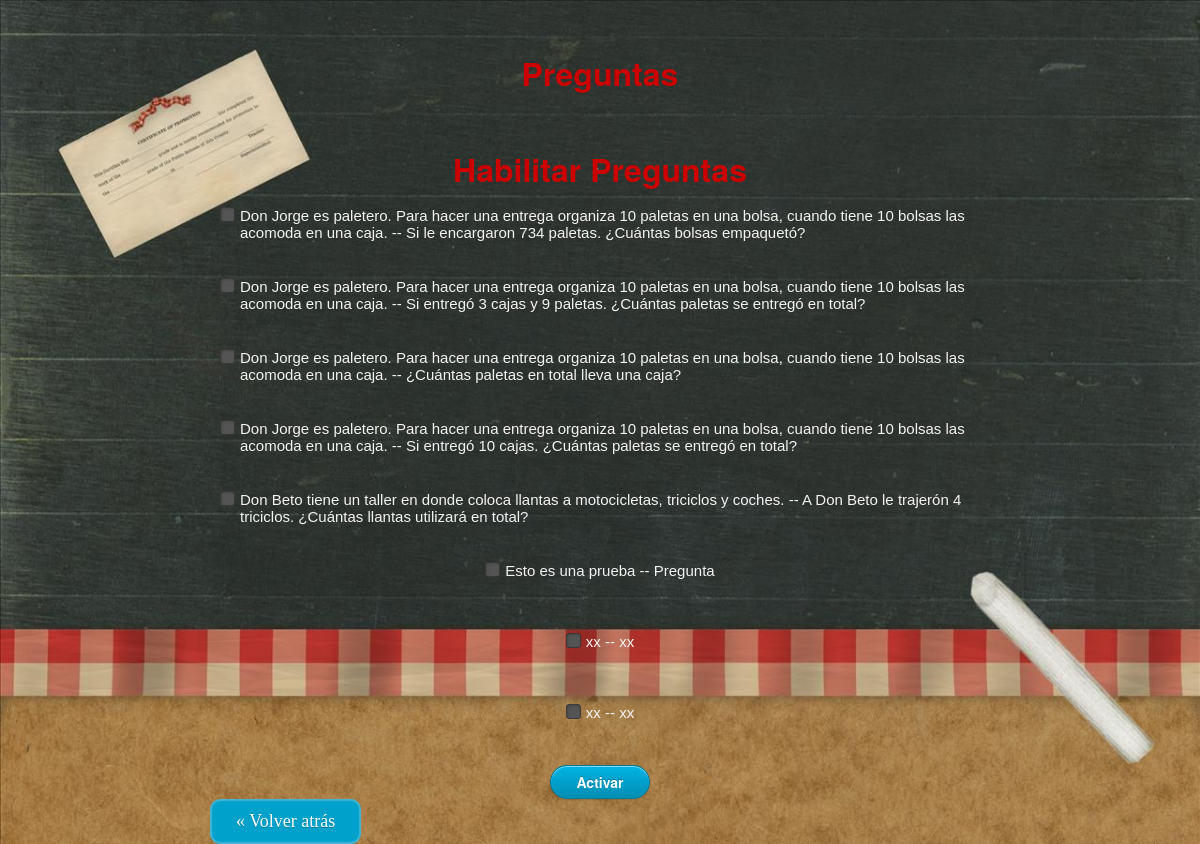
Page /listarPreguntas.php on the committed database.
### tables this page shows
CREATE TABLE IF NOT EXISTS `preguntas` (
  `id` int(11) NOT NULL AUTO_INCREMENT,
  `materia` varchar(100) NOT NULL,
  `unidad` varchar(50) NOT NULL,
  `descripcion` text NOT NULL,
  `estado` varchar(15) NOT NULL,
  `pregunta` varchar(100) NOT NULL,
  `imagen` longblob NOT NULL,
  PRIMARY KEY (`id`)
);

### sw/DB/PreguntasDAO.php (called while the page is built, shortened)
<?php
include_once 'ConexionGeneral.php';
class PreguntasDAO extends ConexionGeneral {
    function obtenerPreguntas() {
        $conexion = $this->abrirConexion();
        $sql = "SELECT * FROM preguntas";
        $resultado_peticion = $this->ejecutarConsulta($sql, $conexion);
        $indice = 0;
        $lista = array();
        while ($fila = mysql_fetch_array($resultado_peticion)) {
            $lista[$indice] = $fila;
            $indice++;
        }
        return $lista;
    }
    function eliminarRespuestas() {
        $conexion = $this->abrirConexion();
        $sql = "DELETE FROM resultadosalumno";
        $resultado = $this->ejecutarConsulta($sql, $conexion);
    }
}
?>

### sw/DB/ConexionGeneral.php (called while the page is built, shortened)
<?php
class ConexionGeneral{
    public function ejecutarConsulta($query,$conexion){
        return mysql_query($query,$conexion);
    }
    public function cerrarConexion($conexion){
        return @mysql_close($conexion);
    }
}
?>

### ControladorPreguntas.php (called while the page is built, shortened)
<?php
include_once 'sw/ServicioPreguntas.php';
class ControladorPreguntas {
    public function listarPreguntas() {
        $servicioPreguntas = new ServicioPreguntas();
        $resultado = $servicioPreguntas->listarPreguntas();
        return $resultado;
    }
}
?>

### sw/ServicioPreguntas.php (the view, shortened to what this page needs)
<?php
include_once 'DB/PreguntasDAO.php';
class ServicioPreguntas {
    public function listarPreguntas() {
        $preguntasDAO = new PreguntasDAO();
        $resultado = $preguntasDAO->obtenerPreguntas();
        $resultadoHTML = "";
        for ($i = 0; $i < count($resultado); $i++) {
            $resultadoHTML.="<div class='pregunta'><input id='check" . $resultado[$i]['id'] . "' class='css-checkbox' type='checkbox' name='idPreguntas[]' value=" . $resultado[$i]['id'] . "/>";
            $resultadoHTML.="<label for='check" . $resultado[$i]['id'] . "' name='demo_lbl_1' class='css-label' >" . $resultado[$i]['descripcion'] . " -- ";
            $resultadoHTML.=$resultado[$i]['pregunta'];
            $resultadoHTML.="</label></div>";
        }
        if (count($resultado) == 0) {
            $resultadoHTML.="<div class='preguntas'>No hay resultados</div>";
        } else {
            $resultadoHTML.="<input type='submit'class='button button-pill button-primary' name='activar' value='Activar'>";
        }
        return $resultadoHTML;
    }
}
?>

### listarPreguntas.php (shortened to what this page needs)
<?php
include_once 'ControladorPreguntas.php';
include_once 'GestorPlantilla.php';
$gestorPlantilla = new GestorPlantilla();
$gestorPlantilla->regresarPagina();
$listarPreguntas = new ControladorPreguntas();
?>
<!DOCTYPE html>
<html>
    <head>
           <link rel="stylesheet" href="css/font-awesome.min.css">
           <link rel="stylesheet" href="css/buttons.css">
           <link rel="stylesheet" href="css/Estilos.css">
           <link rel="stylesheet" href="css/style.css">
        <?php echo $gestorPlantilla->estilos() ?>
    </head>
    <body id="profesores">
        <div class="contenido" >
            <h1>Preguntas</h1>
            <div class="marco" >
                <h1>Habilitar Preguntas</h1>
                <div>
                    <div class="preguntas">
                        <form method="post" action="<?php echo $_SERVER["PHP_SELF"]; ?>" >
                            <?php
                            echo $listarPreguntas->listarPreguntas();
                            ?>
                        </form>
                    </div>
        </div>
                                   <div>
                        <?php
                        echo $gestorPlantilla->regresarPagina();
                        ?>
                    </div>
    </body>
</html>

### GestorPlantilla.php (shortened to what this page needs)
<?php
class GestorPlantilla {
    public function regresarPagina(){
        $formRegresar = '<a class="button3" name="btn_regresar"  href="javascript:window.history.back();">&laquo; Volver atr&aacutes</a>';
        return $formRegresar;
    }
    public function estilos(){
        $estilos = '<link href="css/Estilos.css" rel="stylesheet" type="text/css" />';
        return $estilos;
    }
}
?>

### css/buttons.css (style rules this page uses)
.button { -webkit-box-shadow: inset 0px 1px 0px rgba(255, 255, 255, 0.5), 0px 1px 2px rgba(0, 0, 0, 0.15); -moz-box-shadow: inset 0px 1px 0px rgba(255, 255, 255, 0.5), 0px 1px 2px rgba(0, 0, 0, 0.15); box-shadow: inset 0px 1px 0px rgba(255, 255, 255, 0.5), 0px 1px 2px rgba(0, 0, 0, 0.15); background-color: #eeeeee; background: -webkit-gradient(linear, 50% 0%, 50% 100%, color-stop(0%, #fbfbfb), color-stop(100%, #e1e1e1)); background: -webkit-linear-gradient(top, #fbfbfb, #e1e1e1); background: -moz-linear-gradient(top, #fbfbfb, #e1e1e1); background: -o-linear-gradient(top, #fbfbfb, #e1e1e1); background: linear-gradient(top, #fbfbfb, #e1e1e1); display: -moz-inline-stack; display: inline-block; vertical-align: middle; *vertical-align: auto; zoom: 1; *display: inline; border: 1px solid #d4d4d4; height: 32px; line-height: 32px; padding: 0px 25.6px; font-weight: bold; font-size: 14px; font-family: "HelveticaNeue-Light", "Helvetica Neue Light", "Helvetica Neue", Helvetica, Arial, "Lucida Grande", sans-serif; color: #666666; text-shadow: 0 1px 1px white; margin: 0; text-decoration: none; text-align: center; }
input.button, button.button { height: 34px; cursor: pointer; }
.button-pill { -webkit-border-radius: 50px; -moz-border-radius: 50px; -ms-border-radius: 50px; -o-border-radius: 50px; border-radius: 50px; }
.button-primary { background: -webkit-gradient(linear, 50% 0%, 50% 100%, color-stop(0%, #00b5e5), color-stop(100%, #008db2)); background: -webkit-linear-gradient(top, #00b5e5, #008db2); background: -moz-linear-gradient(top, #00b5e5, #008db2); background: -o-linear-gradient(top, #00b5e5, #008db2); background: linear-gradient(top, #00b5e5, #008db2); background-color: #00a1cb; border-color: #007998; color: white; text-shadow: 0 -1px 1px rgba(0, 40, 50, 0.35); }

### css/Estilos.css (style rules this page uses)
.contenido { width:800px; margin-left:auto; margin-right:auto; }
label { font-family:Arial, Helvetica, sans-serif; font-size:12px; line-height: 18px; vertical-align: middle; height: 31px; color:#404040; }
.preguntas { text-align: center; color: #cc0000; font-size: 25px; }
.pregunta { padding-right: 20px; padding-left: 20px; margin-bottom: 35px; }
input[type=checkbox].css-checkbox + label.css-label { padding-left:20px; height:15px; display: inline-block; line-height:17px; background-repeat:no-repeat; background-position: 0 0; font-size:15px; vertical-align:middle; cursor:pointer; text-align: left; }
.css-label { background-image:url(../img/dark-check-green.png); }
#profesores { background: url(../images/profesores.jpg); background-size: 100%; }
h1 { text-align:center; color: #cc0000; margin-top: 50px; }
.css-label { text-align: left; color: #f3f3f3; }

### css/style.css (style rules this page uses)
* { margin: 0; padding: 0; border: 0; }
body { background: url(../images/bg.png) repeat; font-family: "HelveticaNeue-Light", "Helvetica Neue Light", "Helvetica Neue", Helvetica, Arial, "Lucida Grande", sans-serif; font-weight:300; text-align: left; text-decoration: none; }
.button3 { float:left; padding: 11px 25px; margin-left: 10px; font-family: 'Bree Serif', serif; font-weight: 300; font-size: 18px; color: #fff; text-shadow: 0px 1px 0 rgba(0,0,0,0.25); background: #00a1cb; border: 1px solid #46b3d3; border-radius: 10px; cursor: pointer; box-shadow: inset 0 0 2px rgba(256,256,256,0.75); -moz-box-shadow: inset 0 0 2px rgba(256,256,256,0.75); -webkit-box-shadow: inset 0 0 2px rgba(256,256,256,0.75); }
a { text-decoration: none; }

### rows in the picture
preguntas: descripcion "Don Jorge es paletero. Para hacer una entrega organiza 10 paletas en una bolsa, cuando tiene 10 bolsas las acomoda en una caja.", value "Si le encargaron 734 paletas. ¿Cuántas bolsas empaquetó?"
preguntas: descripcion "Don Jorge es paletero. Para hacer una entrega organiza 10 paletas en una bolsa, cuando tiene 10 bolsas las acomoda en una caja.", value "Si entregó 3 cajas y 9 paletas. ¿Cuántas paletas se entregó en total?"
preguntas: descripcion "Don Jorge es paletero. Para hacer una entrega organiza 10 paletas en una bolsa, cuando tiene 10 bolsas las acomoda en una caja.", value "¿Cuántas paletas en total lleva una caja?"
preguntas: descripcion "Don Jorge es paletero. Para hacer una entrega organiza 10 paletas en una bolsa, cuando tiene 10 bolsas las acomoda en una caja.", value "Si entregó 10 cajas. ¿Cuántas paletas se entregó en total?"
preguntas: descripcion "Don Beto tiene un taller en donde coloca llantas a motocicletas, triciclos y coches.", value "A Don Beto le trajerón 4 triciclos. ¿Cuántas llantas utilizará en total?"
preguntas: descripcion "Esto es una prueba", value "Pregunta"
preguntas: descripcion "xx", value "xx"
preguntas: descripcion "xx", value "xx"
